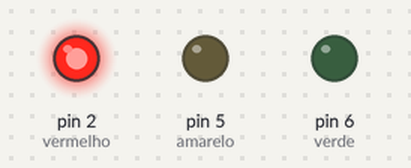
The sketch below on a simulated Arduino Uno, built with avr-gcc and run on an emulated ATmega328P. Shown: output pins drawn as LEDs (lit = HIGH).

Above: at 2.5 s.
At 5.05 s:
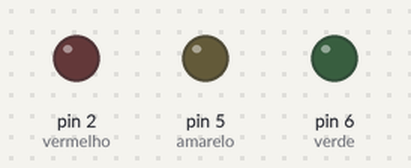
At 7.6 s:
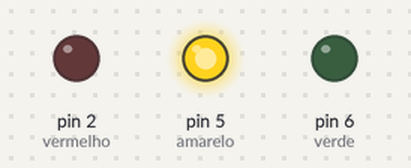
At 12.7 s:
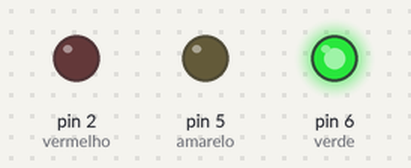
Timing chart, 0 to 19.9 s (numbered marks = the images above):
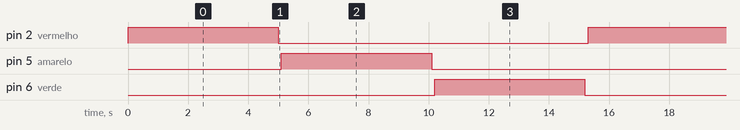

The sketch:

sinaleira.ino
```cpp
int vermelho=2;
int amarelo=5;
int verde=6;
int tempoAceso=5000;
int tempoApagado=100;
void setup()
{
  pinMode(vermelho,OUTPUT);
  pinMode(amarelo,OUTPUT);
  pinMode(verde,OUTPUT);
}

void loop()
{
  digitalWrite(vermelho,HIGH);
  delay(tempoAceso);
  digitalWrite(vermelho,LOW);
  delay(tempoApagado);

  digitalWrite(amarelo,HIGH);
  delay(tempoAceso);
  digitalWrite(amarelo,LOW);
  delay(tempoApagado);

  digitalWrite(verde, HIGH);
  delay(tempoAceso);
  digitalWrite(verde,LOW);
  delay(tempoApagado);
}
```

Measured:
- by itself, pin 2 (vermelho), pin 5 (amarelo), pin 6 (verde): alternates HIGH for 5.0 s and LOW for 10.3 s
- by itself, everything shown: repeats every 15.3 s, in 6 steps
